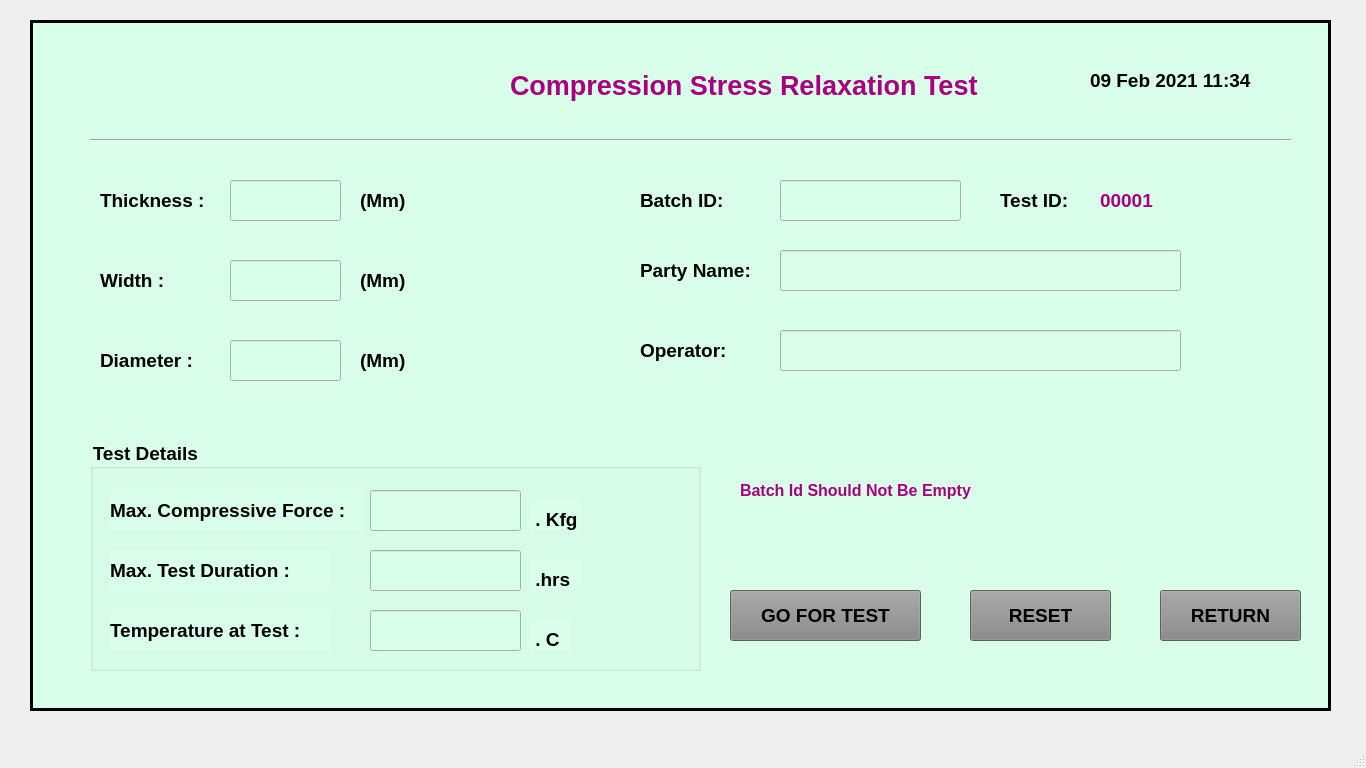
<?xml version="1.0" encoding="UTF-8"?>
<ui version="4.0">
 <class>MainWindow</class>
 <widget class="QMainWindow" name="MainWindow">
  <property name="geometry">
   <rect>
    <x>0</x>
    <y>0</y>
    <width>1366</width>
    <height>768</height>
   </rect>
  </property>
  <property name="windowTitle">
   <string>MainWindow</string>
  </property>
  <widget class="QWidget" name="centralwidget">
   <widget class="QFrame" name="frame">
    <property name="geometry">
     <rect>
      <x>30</x>
      <y>20</y>
      <width>1301</width>
      <height>691</height>
     </rect>
    </property>
    <property name="styleSheet">
     <string notr="true">background-color: rgb(217, 255, 235);</string>
    </property>
    <property name="frameShape">
     <enum>QFrame::Box</enum>
    </property>
    <property name="frameShadow">
     <enum>QFrame::Plain</enum>
    </property>
    <property name="lineWidth">
     <number>3</number>
    </property>
    <widget class="QLabel" name="label">
     <property name="geometry">
      <rect>
       <x>1060</x>
       <y>40</y>
       <width>211</width>
       <height>41</height>
      </rect>
     </property>
     <property name="font">
      <font>
       <family>Arial</family>
       <pointsize>14</pointsize>
       <weight>75</weight>
       <bold>true</bold>
      </font>
     </property>
     <property name="text">
      <string>09 Feb 2021 11:34</string>
     </property>
    </widget>
    <widget class="QPushButton" name="pushButton_5">
     <property name="geometry">
      <rect>
       <x>700</x>
       <y>570</y>
       <width>191</width>
       <height>51</height>
      </rect>
     </property>
     <property name="font">
      <font>
       <family>Arial</family>
       <pointsize>14</pointsize>
       <weight>75</weight>
       <bold>true</bold>
      </font>
     </property>
     <property name="styleSheet">
      <string notr="true">background-color: rgb(132, 132, 132);</string>
     </property>
     <property name="text">
      <string>GO FOR TEST</string>
     </property>
    </widget>
    <widget class="QLabel" name="label_2">
     <property name="geometry">
      <rect>
       <x>480</x>
       <y>30</y>
       <width>521</width>
       <height>71</height>
      </rect>
     </property>
     <property name="font">
      <font>
       <family>Arial</family>
       <pointsize>20</pointsize>
       <weight>75</weight>
       <bold>true</bold>
      </font>
     </property>
     <property name="styleSheet">
      <string notr="true">color: rgb(170, 0, 127);</string>
     </property>
     <property name="text">
      <string>Compression Stress Relaxation Test</string>
     </property>
    </widget>
    <widget class="QPushButton" name="pushButton_6">
     <property name="geometry">
      <rect>
       <x>940</x>
       <y>570</y>
       <width>141</width>
       <height>51</height>
      </rect>
     </property>
     <property name="font">
      <font>
       <family>Arial</family>
       <pointsize>14</pointsize>
       <weight>75</weight>
       <bold>true</bold>
      </font>
     </property>
     <property name="styleSheet">
      <string notr="true">background-color: rgb(132, 132, 132);</string>
     </property>
     <property name="text">
      <string>RESET</string>
     </property>
    </widget>
    <widget class="QLabel" name="label_3">
     <property name="geometry">
      <rect>
       <x>70</x>
       <y>160</y>
       <width>121</width>
       <height>41</height>
      </rect>
     </property>
     <property name="font">
      <font>
       <family>Arial</family>
       <pointsize>14</pointsize>
       <weight>75</weight>
       <bold>true</bold>
      </font>
     </property>
     <property name="text">
      <string>Thickness :</string>
     </property>
    </widget>
    <widget class="QLineEdit" name="lineEdit">
     <property name="geometry">
      <rect>
       <x>200</x>
       <y>160</y>
       <width>111</width>
       <height>41</height>
      </rect>
     </property>
     <property name="font">
      <font>
       <family>Arial</family>
       <pointsize>14</pointsize>
       <weight>75</weight>
       <bold>true</bold>
      </font>
     </property>
    </widget>
    <widget class="QLabel" name="label_4">
     <property name="geometry">
      <rect>
       <x>330</x>
       <y>160</y>
       <width>61</width>
       <height>41</height>
      </rect>
     </property>
     <property name="font">
      <font>
       <family>Arial</family>
       <pointsize>14</pointsize>
       <weight>75</weight>
       <bold>true</bold>
      </font>
     </property>
     <property name="text">
      <string>(Mm)</string>
     </property>
    </widget>
    <widget class="QLabel" name="label_5">
     <property name="geometry">
      <rect>
       <x>70</x>
       <y>240</y>
       <width>121</width>
       <height>41</height>
      </rect>
     </property>
     <property name="font">
      <font>
       <family>Arial</family>
       <pointsize>14</pointsize>
       <weight>75</weight>
       <bold>true</bold>
      </font>
     </property>
     <property name="text">
      <string>Width :</string>
     </property>
    </widget>
    <widget class="QLineEdit" name="lineEdit_2">
     <property name="geometry">
      <rect>
       <x>200</x>
       <y>240</y>
       <width>111</width>
       <height>41</height>
      </rect>
     </property>
     <property name="font">
      <font>
       <family>Arial</family>
       <pointsize>14</pointsize>
       <weight>75</weight>
       <bold>true</bold>
      </font>
     </property>
    </widget>
    <widget class="QLabel" name="label_6">
     <property name="geometry">
      <rect>
       <x>330</x>
       <y>240</y>
       <width>71</width>
       <height>41</height>
      </rect>
     </property>
     <property name="font">
      <font>
       <family>Arial</family>
       <pointsize>14</pointsize>
       <weight>75</weight>
       <bold>true</bold>
      </font>
     </property>
     <property name="text">
      <string>(Mm)</string>
     </property>
    </widget>
    <widget class="QLabel" name="label_7">
     <property name="geometry">
      <rect>
       <x>70</x>
       <y>320</y>
       <width>121</width>
       <height>41</height>
      </rect>
     </property>
     <property name="font">
      <font>
       <family>Arial</family>
       <pointsize>14</pointsize>
       <weight>75</weight>
       <bold>true</bold>
      </font>
     </property>
     <property name="text">
      <string>Diameter :</string>
     </property>
    </widget>
    <widget class="QLineEdit" name="lineEdit_3">
     <property name="geometry">
      <rect>
       <x>200</x>
       <y>320</y>
       <width>111</width>
       <height>41</height>
      </rect>
     </property>
     <property name="font">
      <font>
       <family>Arial</family>
       <pointsize>14</pointsize>
       <weight>75</weight>
       <bold>true</bold>
      </font>
     </property>
    </widget>
    <widget class="QLabel" name="label_8">
     <property name="geometry">
      <rect>
       <x>330</x>
       <y>320</y>
       <width>71</width>
       <height>41</height>
      </rect>
     </property>
     <property name="font">
      <font>
       <family>Arial</family>
       <pointsize>14</pointsize>
       <weight>75</weight>
       <bold>true</bold>
      </font>
     </property>
     <property name="text">
      <string>(Mm)</string>
     </property>
    </widget>
    <widget class="QLabel" name="label_9">
     <property name="geometry">
      <rect>
       <x>610</x>
       <y>160</y>
       <width>131</width>
       <height>41</height>
      </rect>
     </property>
     <property name="font">
      <font>
       <family>Arial</family>
       <pointsize>14</pointsize>
       <weight>75</weight>
       <bold>true</bold>
      </font>
     </property>
     <property name="text">
      <string>Batch ID:</string>
     </property>
    </widget>
    <widget class="QLineEdit" name="lineEdit_4">
     <property name="geometry">
      <rect>
       <x>750</x>
       <y>160</y>
       <width>181</width>
       <height>41</height>
      </rect>
     </property>
     <property name="font">
      <font>
       <family>Arial</family>
       <pointsize>14</pointsize>
       <weight>75</weight>
       <bold>true</bold>
      </font>
     </property>
    </widget>
    <widget class="QLabel" name="label_10">
     <property name="geometry">
      <rect>
       <x>610</x>
       <y>230</y>
       <width>131</width>
       <height>41</height>
      </rect>
     </property>
     <property name="font">
      <font>
       <family>Arial</family>
       <pointsize>14</pointsize>
       <weight>75</weight>
       <bold>true</bold>
      </font>
     </property>
     <property name="text">
      <string>Party Name:</string>
     </property>
    </widget>
    <widget class="QLineEdit" name="lineEdit_5">
     <property name="geometry">
      <rect>
       <x>750</x>
       <y>230</y>
       <width>401</width>
       <height>41</height>
      </rect>
     </property>
     <property name="font">
      <font>
       <family>Arial</family>
       <pointsize>14</pointsize>
       <weight>75</weight>
       <bold>true</bold>
      </font>
     </property>
    </widget>
    <widget class="QLabel" name="label_11">
     <property name="geometry">
      <rect>
       <x>610</x>
       <y>310</y>
       <width>131</width>
       <height>41</height>
      </rect>
     </property>
     <property name="font">
      <font>
       <family>Arial</family>
       <pointsize>14</pointsize>
       <weight>75</weight>
       <bold>true</bold>
      </font>
     </property>
     <property name="text">
      <string>Operator:</string>
     </property>
    </widget>
    <widget class="QLineEdit" name="lineEdit_6">
     <property name="geometry">
      <rect>
       <x>750</x>
       <y>310</y>
       <width>401</width>
       <height>41</height>
      </rect>
     </property>
     <property name="font">
      <font>
       <family>Arial</family>
       <pointsize>14</pointsize>
       <weight>75</weight>
       <bold>true</bold>
      </font>
     </property>
    </widget>
    <widget class="QGroupBox" name="groupBox">
     <property name="geometry">
      <rect>
       <x>60</x>
       <y>420</y>
       <width>611</width>
       <height>231</height>
      </rect>
     </property>
     <property name="font">
      <font>
       <family>Arial</family>
       <pointsize>14</pointsize>
       <weight>75</weight>
       <bold>true</bold>
      </font>
     </property>
     <property name="title">
      <string>Test Details </string>
     </property>
     <widget class="QLabel" name="label_12">
      <property name="geometry">
       <rect>
        <x>20</x>
        <y>50</y>
        <width>251</width>
        <height>41</height>
       </rect>
      </property>
      <property name="font">
       <font>
        <family>Arial</family>
        <pointsize>14</pointsize>
        <weight>75</weight>
        <bold>true</bold>
       </font>
      </property>
      <property name="text">
       <string>Max. Compressive Force :</string>
      </property>
     </widget>
     <widget class="QLineEdit" name="lineEdit_7">
      <property name="geometry">
       <rect>
        <x>280</x>
        <y>50</y>
        <width>151</width>
        <height>41</height>
       </rect>
      </property>
      <property name="font">
       <font>
        <family>Arial</family>
        <pointsize>14</pointsize>
        <weight>75</weight>
        <bold>true</bold>
       </font>
      </property>
     </widget>
     <widget class="QLabel" name="label_13">
      <property name="geometry">
       <rect>
        <x>20</x>
        <y>110</y>
        <width>221</width>
        <height>41</height>
       </rect>
      </property>
      <property name="font">
       <font>
        <family>Arial</family>
        <pointsize>14</pointsize>
        <weight>75</weight>
        <bold>true</bold>
       </font>
      </property>
      <property name="text">
       <string>Max. Test Duration :</string>
      </property>
     </widget>
     <widget class="QLineEdit" name="lineEdit_8">
      <property name="geometry">
       <rect>
        <x>280</x>
        <y>110</y>
        <width>151</width>
        <height>41</height>
       </rect>
      </property>
      <property name="font">
       <font>
        <family>Arial</family>
        <pointsize>14</pointsize>
        <weight>75</weight>
        <bold>true</bold>
       </font>
      </property>
     </widget>
     <widget class="QLabel" name="label_14">
      <property name="geometry">
       <rect>
        <x>440</x>
        <y>60</y>
        <width>51</width>
        <height>31</height>
       </rect>
      </property>
      <property name="font">
       <font>
        <family>Arial</family>
        <pointsize>14</pointsize>
        <weight>75</weight>
        <bold>true</bold>
       </font>
      </property>
      <property name="text">
       <string> . Kfg </string>
      </property>
      <property name="alignment">
       <set>Qt::AlignBottom|Qt::AlignLeading|Qt::AlignLeft</set>
      </property>
     </widget>
     <widget class="QLabel" name="label_15">
      <property name="geometry">
       <rect>
        <x>440</x>
        <y>120</y>
        <width>51</width>
        <height>31</height>
       </rect>
      </property>
      <property name="font">
       <font>
        <family>Arial</family>
        <pointsize>14</pointsize>
        <weight>75</weight>
        <bold>true</bold>
       </font>
      </property>
      <property name="text">
       <string> .hrs </string>
      </property>
      <property name="alignment">
       <set>Qt::AlignBottom|Qt::AlignLeading|Qt::AlignLeft</set>
      </property>
     </widget>
     <widget class="QLabel" name="label_16">
      <property name="geometry">
       <rect>
        <x>20</x>
        <y>170</y>
        <width>221</width>
        <height>41</height>
       </rect>
      </property>
      <property name="font">
       <font>
        <family>Arial</family>
        <pointsize>14</pointsize>
        <weight>75</weight>
        <bold>true</bold>
       </font>
      </property>
      <property name="text">
       <string>Temperature at Test :</string>
      </property>
     </widget>
     <widget class="QLineEdit" name="lineEdit_9">
      <property name="geometry">
       <rect>
        <x>280</x>
        <y>170</y>
        <width>151</width>
        <height>41</height>
       </rect>
      </property>
      <property name="font">
       <font>
        <family>Arial</family>
        <pointsize>14</pointsize>
        <weight>75</weight>
        <bold>true</bold>
       </font>
      </property>
     </widget>
     <widget class="QLabel" name="label_17">
      <property name="geometry">
       <rect>
        <x>440</x>
        <y>180</y>
        <width>41</width>
        <height>31</height>
       </rect>
      </property>
      <property name="font">
       <font>
        <family>Arial</family>
        <pointsize>14</pointsize>
        <weight>75</weight>
        <bold>true</bold>
       </font>
      </property>
      <property name="text">
       <string> . C</string>
      </property>
      <property name="alignment">
       <set>Qt::AlignBottom|Qt::AlignLeading|Qt::AlignLeft</set>
      </property>
     </widget>
    </widget>
    <widget class="QLabel" name="label_18">
     <property name="geometry">
      <rect>
       <x>710</x>
       <y>450</y>
       <width>441</width>
       <height>41</height>
      </rect>
     </property>
     <property name="font">
      <font>
       <family>Arial</family>
       <pointsize>12</pointsize>
       <weight>75</weight>
       <bold>true</bold>
      </font>
     </property>
     <property name="styleSheet">
      <string notr="true">color: rgb(170, 0, 127);</string>
     </property>
     <property name="text">
      <string>Batch Id Should Not Be Empty</string>
     </property>
    </widget>
    <widget class="QLabel" name="label_19">
     <property name="geometry">
      <rect>
       <x>970</x>
       <y>160</y>
       <width>81</width>
       <height>41</height>
      </rect>
     </property>
     <property name="font">
      <font>
       <family>Arial</family>
       <pointsize>14</pointsize>
       <weight>75</weight>
       <bold>true</bold>
      </font>
     </property>
     <property name="text">
      <string>Test ID:</string>
     </property>
    </widget>
    <widget class="QLabel" name="label_20">
     <property name="geometry">
      <rect>
       <x>1070</x>
       <y>160</y>
       <width>81</width>
       <height>41</height>
      </rect>
     </property>
     <property name="font">
      <font>
       <family>Arial</family>
       <pointsize>14</pointsize>
       <weight>75</weight>
       <bold>true</bold>
      </font>
     </property>
     <property name="styleSheet">
      <string notr="true">color: rgb(170, 0, 127);</string>
     </property>
     <property name="text">
      <string>00001</string>
     </property>
    </widget>
    <widget class="QPushButton" name="pushButton_7">
     <property name="geometry">
      <rect>
       <x>1130</x>
       <y>570</y>
       <width>141</width>
       <height>51</height>
      </rect>
     </property>
     <property name="font">
      <font>
       <family>Arial</family>
       <pointsize>14</pointsize>
       <weight>75</weight>
       <bold>true</bold>
      </font>
     </property>
     <property name="styleSheet">
      <string notr="true">background-color: rgb(132, 132, 132);</string>
     </property>
     <property name="text">
      <string>RETURN</string>
     </property>
    </widget>
    <widget class="Line" name="line">
     <property name="geometry">
      <rect>
       <x>60</x>
       <y>110</y>
       <width>1201</width>
       <height>20</height>
      </rect>
     </property>
     <property name="orientation">
      <enum>Qt::Horizontal</enum>
     </property>
    </widget>
   </widget>
  </widget>
  <widget class="QMenuBar" name="menubar">
   <property name="geometry">
    <rect>
     <x>0</x>
     <y>0</y>
     <width>1366</width>
     <height>21</height>
    </rect>
   </property>
  </widget>
  <widget class="QStatusBar" name="statusbar"/>
 </widget>
 <resources/>
 <connections/>
</ui>
